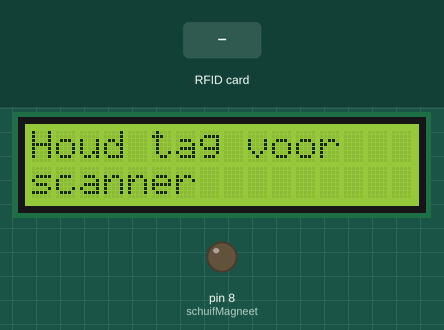
Recording of a sketch running on a simulated Arduino Uno, built with avr-gcc and run on an emulated ATmega328P. On the bench: 16×2 character LCD, output pins drawn as LEDs (lit = HIGH). The test bench sets the inputs (shaded band). Pins used as bus, display or sensor lines are not drawn; what the sketch prints to the serial monitor is not drawn.

Above: at 1.3 s.
1.4 s: RFID card F5 B5 F0 C2 held to the reader
At 2.6 s:
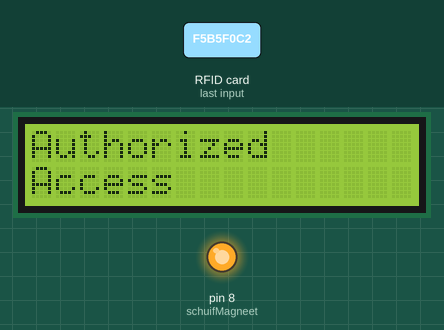
2.9 s: RFID card 5E 7A 19 C4 held to the reader
At 5.5 s:
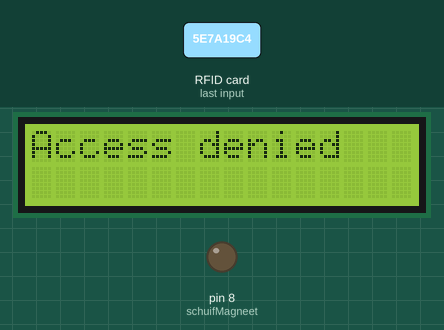
5.9 s: RFID card 40 F1 07 85 held to the reader
At 11.2 s:
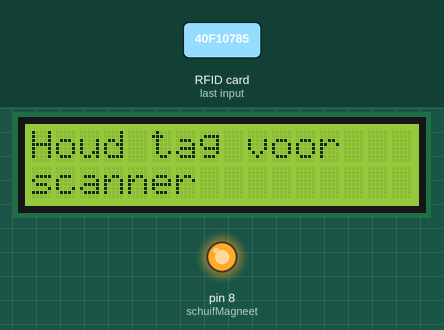
Timing chart, 0 to 12.7 s (numbered marks = the images above; inputs shaded):
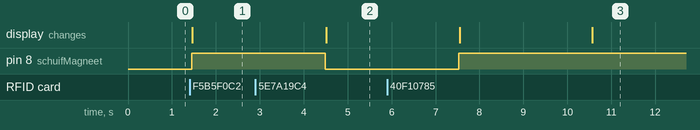

The sketch:

LockerProject.ino
```cpp
#include <MFRC522.h>
#include <SPI.h>
#include <Wire.h>
#include <LiquidCrystal_I2C.h>

LiquidCrystal_I2C lcd(0x27,16,2);

#define SS_PIN 10
#define RST_PIN 9
#define schuifMagneet 8
MFRC522 mfrc522(SS_PIN, RST_PIN);

void setup()
{
  Serial.begin(9600);
  SPI.begin();
  mfrc522.PCD_Init();
  Serial.println("Scan PICC to see UID and type...");
  pinMode(schuifMagneet, OUTPUT);

  lcd.init();
  lcd.backlight();
}

void loop()
{
  // standaard wordt dit op het display getoont.
  lcd.setCursor(0,0);
  lcd.print("Houd tag voor");
  lcd.setCursor(0,1);
  lcd.print("scanner");

  // Deze code is alleen om de RFID te testen in de Serial monitor
  //##########################################################################################################################################

  if (!mfrc522.PICC_IsNewCardPresent()){
    return;
  }

  if (!mfrc522.PICC_ReadCardSerial()){
    return;
  }

  Serial.print("UID tag :");
  String content= "";
  byte letter;
  for (byte i = 0; i < mfrc522.uid.size; i++)
  {
     Serial.print(mfrc522.uid.uidByte[i] < 0x10 ? " 0" : " ");
     Serial.print(mfrc522.uid.uidByte[i], HEX);
     content.concat(String(mfrc522.uid.uidByte[i] < 0x10 ? " 0" : " "));
     content.concat(String(mfrc522.uid.uidByte[i], HEX));
  }
  Serial.println();
  Serial.print("Message : ");
  content.toUpperCase();
  // ###########################################################################################################################################

  //Als de UID's overeen komen met wat er op de tags staat, dan open.
  if (content.substring(1) == "F5 B5 F0 C2" || content.substring(1) == "40 F1 07 85" || content.substring(1) == "01 02 03 04")
  {
    digitalWrite(schuifMagneet, HIGH);
    lcd.clear();
    lcd.setCursor(0,0);
    lcd.print("Authorized");
    lcd.setCursor(0,1);
    lcd.print("Access");
    delay(3000);
  }

 else   {
    digitalWrite(schuifMagneet, LOW);
    lcd.clear();
    lcd.setCursor(0,0);
    lcd.print("Access denied");
    delay(3000);
  }
}
```

Measured:
- after the input at 1.4 s, pin 8 (schuifMagneet): LOW → HIGH after 0.05 s; the display: changes after 0.07 s (image 1)
- after the input at 2.9 s, pin 8 (schuifMagneet): HIGH → LOW after 1.6 s; the display: changes after 1.6 s (image 2)
- after the input at 5.9 s, pin 8 (schuifMagneet): LOW → HIGH after 1.6 s; the display: first changes after 1.7 s (image 3 shows a later state)
